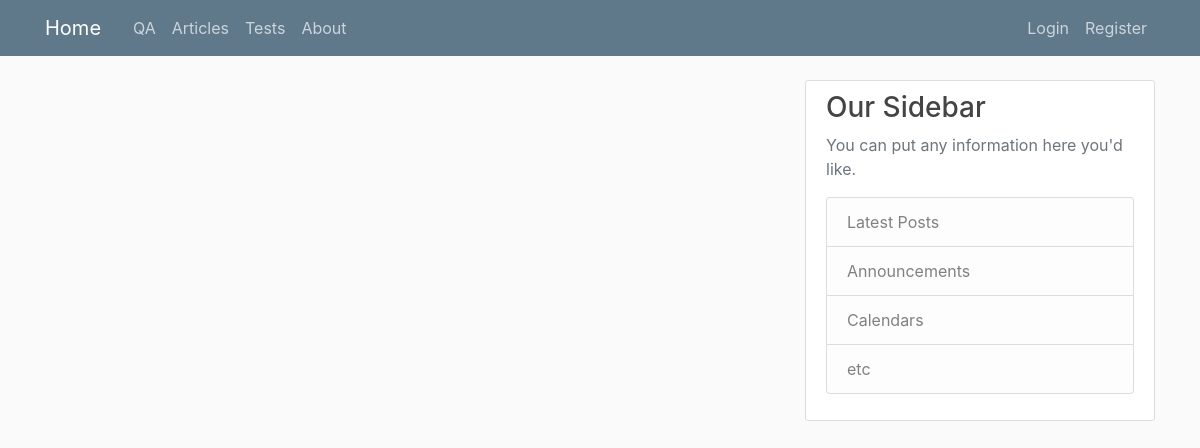
The app's page /article/, older data.
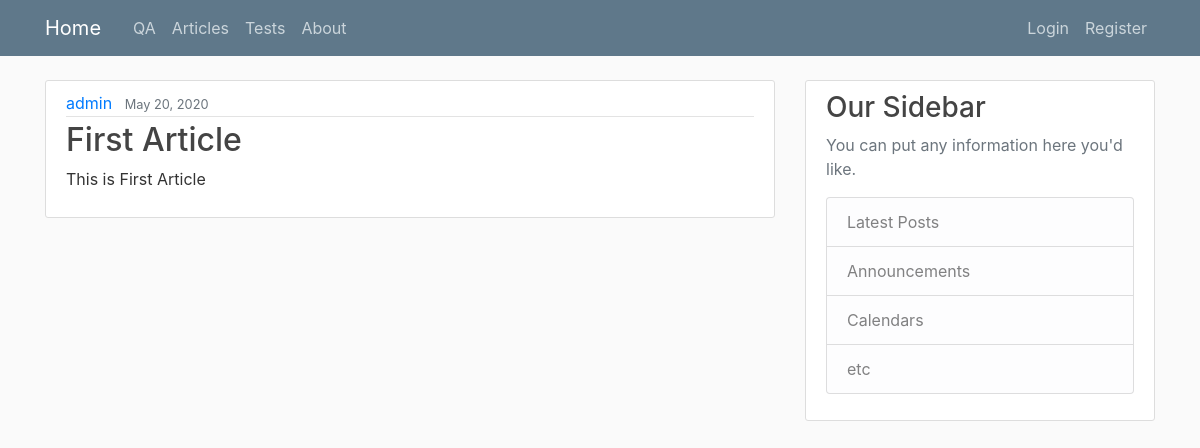
The same page, newer data.
### article/models.py (models this page shows, shortened)
class Article(models.Model):
	title = models.CharField(max_length=100)
	content = models.TextField()
	date_posted = models.DateTimeField(default=timezone.now)
	author = models.ForeignKey(User, on_delete=models.CASCADE)

### article/views.py (the view)
# urls.py: path('', views.article, name='article'),
def article(request):
	context = {
		'articles': Article.objects.all()
	}
	return render(request, 'article/articlepage.html', context)

### article/templates/article/articlepage.html
{% extends "base/common.html" %}
{% block content %}
	{% for article in articles %}
		<article class="media content-section">
          <div class="media-body">
            <div class="article-metadata">
              <a class="mr-2" href="#">{{ article.author }}</a>
              <small class="text-muted">{{ article.date_posted|date:"F d, Y" }}</small>
            </div>
            <h2><a class="article-title" href="#">{{ article.title }}</a></h2>
            <p class="article-content">{{ article.content }}</p>
          </div>
        </article>
	{% endfor %}
{% endblock %}

Row changes from the older to the newer data that the page shows:
added Article: author "admin", date_posted "May 20, 2020", title "First Article", content "This is First Article"
